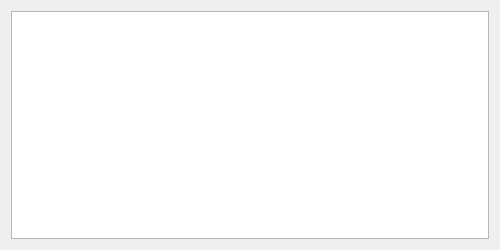
<?xml version="1.0" encoding="UTF-8"?>
<ui version="4.0">
 <class>OutputView</class>
 <widget class="QWidget" name="OutputView">
  <property name="geometry">
   <rect>
    <x>0</x>
    <y>0</y>
    <width>500</width>
    <height>250</height>
   </rect>
  </property>
  <property name="minimumSize">
   <size>
    <width>500</width>
    <height>250</height>
   </size>
  </property>
  <property name="windowTitle">
   <string>///</string>
  </property>
  <layout class="QHBoxLayout" name="horizontalLayout">
   <item>
    <widget class="QPlainTextEdit" name="output_textedit">
     <property name="lineWrapMode">
      <enum>QPlainTextEdit::NoWrap</enum>
     </property>
     <property name="readOnly">
      <bool>true</bool>
     </property>
    </widget>
   </item>
  </layout>
 </widget>
 <resources/>
 <connections/>
</ui>
